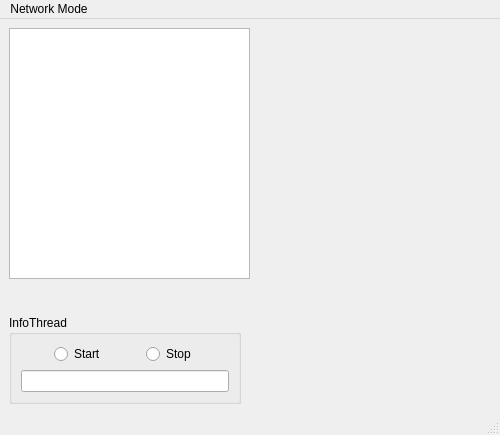
<ui version="4.0" >
 <class>PaintWindow</class>
 <widget class="QMainWindow" name="PaintWindow" >
  <property name="geometry" >
   <rect>
    <x>0</x>
    <y>0</y>
    <width>500</width>
    <height>435</height>
   </rect>
  </property>
  <property name="windowTitle" >
   <string>MainWindow</string>
  </property>
  <widget class="QWidget" name="centralwidget" >
   <layout class="QVBoxLayout" >
    <item>
     <layout class="QHBoxLayout" >
      <item>
       <widget class="QGraphicsView" name="graphicsView" >
        <property name="sizePolicy" >
         <sizepolicy vsizetype="Expanding" hsizetype="Expanding" >
          <horstretch>0</horstretch>
          <verstretch>0</verstretch>
         </sizepolicy>
        </property>
       </widget>
      </item>
      <item>
       <spacer>
        <property name="orientation" >
         <enum>Qt::Horizontal</enum>
        </property>
        <property name="sizeHint" >
         <size>
          <width>255</width>
          <height>20</height>
         </size>
        </property>
       </spacer>
      </item>
     </layout>
    </item>
    <item>
     <spacer>
      <property name="orientation" >
       <enum>Qt::Vertical</enum>
      </property>
      <property name="sizeType" >
       <enum>QSizePolicy::Maximum</enum>
      </property>
      <property name="sizeHint" >
       <size>
        <width>20</width>
        <height>30</height>
       </size>
      </property>
     </spacer>
    </item>
    <item>
     <layout class="QHBoxLayout" >
      <item>
       <widget class="QGroupBox" name="groupBox" >
        <property name="title" >
         <string>InfoThread</string>
        </property>
        <layout class="QVBoxLayout" >
         <item>
          <layout class="QHBoxLayout" >
           <item>
            <spacer>
             <property name="orientation" >
              <enum>Qt::Horizontal</enum>
             </property>
             <property name="sizeHint" >
              <size>
               <width>40</width>
               <height>20</height>
              </size>
             </property>
            </spacer>
           </item>
           <item>
            <widget class="QRadioButton" name="radio_start" >
             <property name="text" >
              <string>Start</string>
             </property>
            </widget>
           </item>
           <item>
            <spacer>
             <property name="orientation" >
              <enum>Qt::Horizontal</enum>
             </property>
             <property name="sizeHint" >
              <size>
               <width>40</width>
               <height>20</height>
              </size>
             </property>
            </spacer>
           </item>
           <item>
            <widget class="QRadioButton" name="radio_stop" >
             <property name="text" >
              <string>Stop</string>
             </property>
            </widget>
           </item>
           <item>
            <spacer>
             <property name="orientation" >
              <enum>Qt::Horizontal</enum>
             </property>
             <property name="sizeHint" >
              <size>
               <width>40</width>
               <height>20</height>
              </size>
             </property>
            </spacer>
           </item>
          </layout>
         </item>
         <item>
          <widget class="QLineEdit" name="lineEdit" />
         </item>
        </layout>
       </widget>
      </item>
      <item>
       <spacer>
        <property name="orientation" >
         <enum>Qt::Horizontal</enum>
        </property>
        <property name="sizeType" >
         <enum>QSizePolicy::Preferred</enum>
        </property>
        <property name="sizeHint" >
         <size>
          <width>270</width>
          <height>20</height>
         </size>
        </property>
       </spacer>
      </item>
     </layout>
    </item>
   </layout>
  </widget>
  <widget class="QMenuBar" name="menubar" >
   <property name="geometry" >
    <rect>
     <x>0</x>
     <y>0</y>
     <width>500</width>
     <height>28</height>
    </rect>
   </property>
   <widget class="QMenu" name="menuNetwork_Mode" >
    <property name="title" >
     <string>Network Mode</string>
    </property>
    <addaction name="actionRun" />
   </widget>
   <addaction name="menuNetwork_Mode" />
  </widget>
  <widget class="QStatusBar" name="statusbar" />
  <action name="actionConfigure" >
   <property name="text" >
    <string>Configure</string>
   </property>
  </action>
  <action name="actionRun" >
   <property name="text" >
    <string>Run</string>
   </property>
  </action>
 </widget>
 <resources/>
 <connections/>
</ui>
